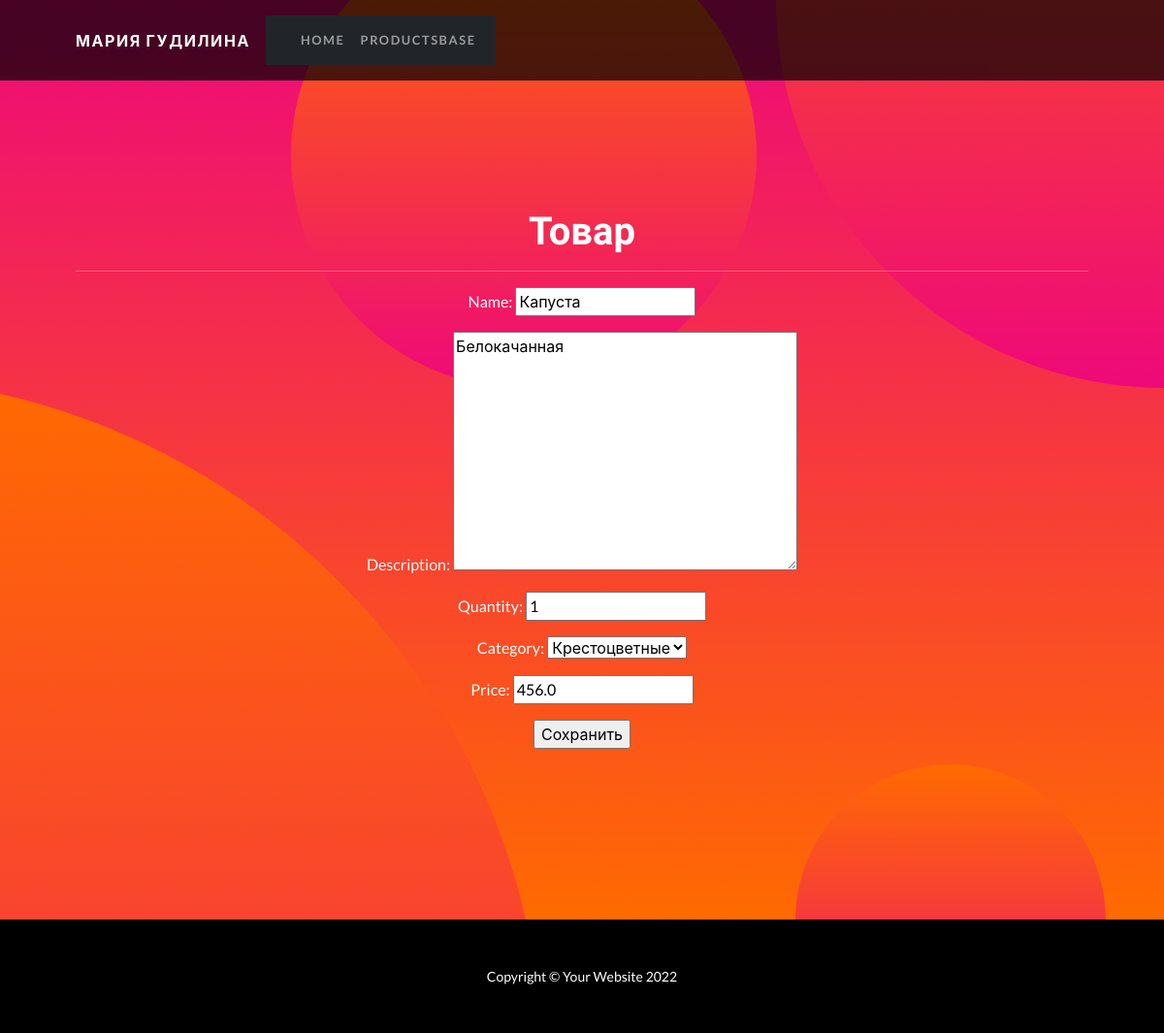
The app's page /products/1/update/ with its own data.
### simple/models.py (models this page shows, shortened)
class Product(models.Model):
    name = models.CharField(
        max_length=50,
        unique=True, # названия товаров не должны повторяться
    )
    description = models.TextField()
    quantity = models.IntegerField(
        validators=[MinValueValidator(0)],
    )
    category = models.ForeignKey(
        to='Category',
        on_delete=models.CASCADE,
        related_name='products', # все продукты в категории будут доступны через поле products
    )
    price = models.FloatField(
        validators=[MinValueValidator(0.0)],
    )

class Category(models.Model):
    name = models.CharField(max_length=100, unique=True)
    def __str__(self):
        return self.name.title()

### simple/views.py (the view)
# urls.py: path('<int:pk>/update/', ProductUpdate.as_view(), name='product_update'),
class ProductUpdate(UpdateView):
    form_class = ProductForm
    model = Product
    template_name = 'product_edit.html'

### simple/form.py (shortened to what this page needs)
class ProductForm(forms.ModelForm):
   class Meta:
       model = Product
       fields = [
           'name',
           'description',
           'quantity',
           'category',
           'price',
       ]

### templates/product_edit.html (shortened to what this page needs)
{% extends 'flatpages/default.html' %}
{% block content %}
<h1>Товар</h1>
<hr>
<form action="" method="post">
       {{form.as_p}}
       <input type="submit" value="Сохранить" />
</form>
{% endblock content %}

### records on screen
Product: name "Капуста", description "Белокачанная", quantity "1", category "Крестоцветные", price "456.0"
